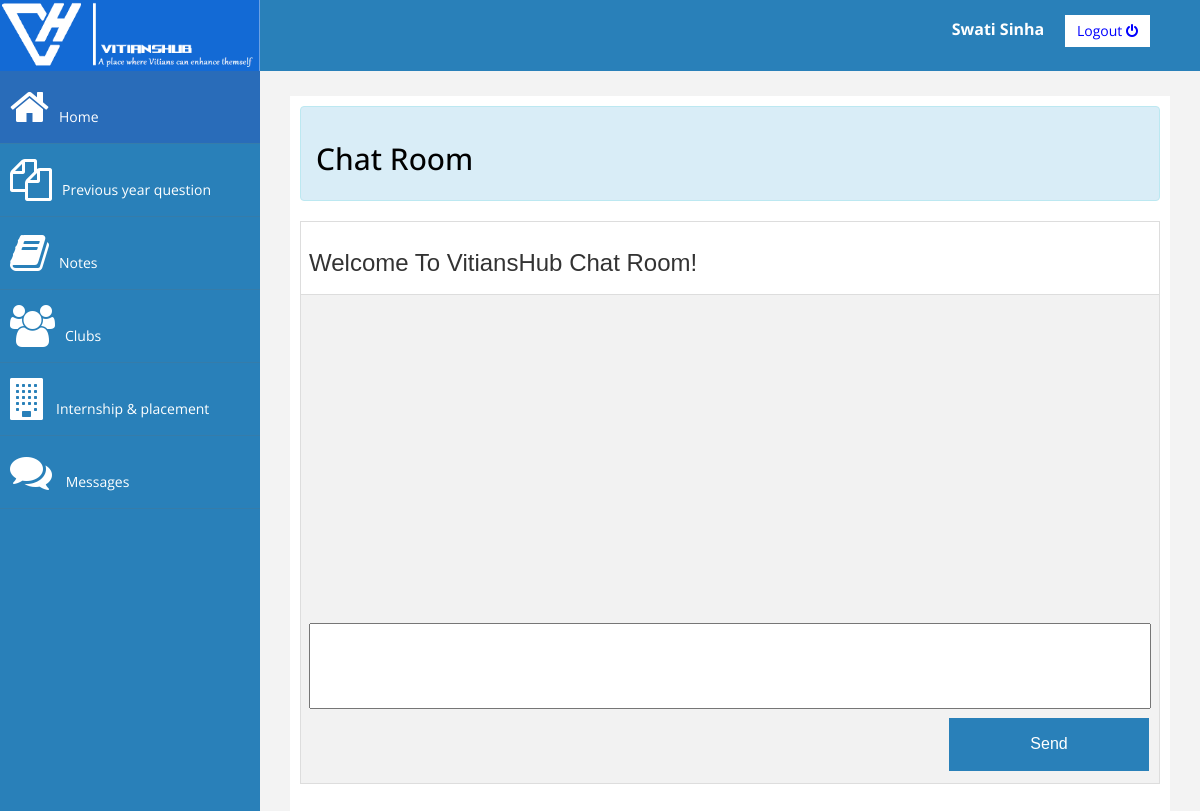
/messages.php (signed in), run on the app's committed database.
### tables this page shows
CREATE TABLE `user` (
  `userid` int(11) NOT NULL,
  `username` varchar(50) NOT NULL,
  `name` varchar(20) NOT NULL,
  `password` varchar(25) NOT NULL
);

CREATE TABLE `chat_room` (
  `chat_room_id` int(11) NOT NULL,
  `chat_room_name` varchar(255) DEFAULT NULL
);

### messages.php (the view, shortened to what this page needs)
<?php
   include('config.php');
   $uquery=mysqli_query($con,"SELECT * FROM `user` WHERE userid='".$_SESSION['userid']."'");
   $urow=mysqli_fetch_assoc($uquery);
   ?>
<!DOCTYPE html>
<html >
   <head>
      <link href="assets/css/bootstrap.css" rel="stylesheet" />
      <link rel="stylesheet" href="https://cdnjs.cloudflare.com/ajax/libs/font-awesome/4.7.0/css/font-awesome.min.css">
      <link href="assets/css/custom.css" rel="stylesheet" />
   </head>
   <body>
      <div id="wrapper">
         <img style="width: 260px;" id="logo" src="assets/image/logo2.png" alt="logo"  />
         <div style="color: white;padding: 15px 50px 5px 50px; float: right; font-size: 16px;">
            <strong><?php echo $urow['name'];?></strong> &nbsp;&nbsp;&nbsp;
            <a href="logout.php" class="btn btn-danger square-btn-adjust">Logout
            <i class="fa fa-power-off fa-1x"></i>
            </a>
         </div>
         <nav class="navbar-default navbar-side" role="navigation">
            <div class="sidebar-collapse">
               <ul class="nav" id="main-menu">
                  <li>
                     <a class="active-menu"  href="dashboard.php"><i class="fa fa-home fa-3x"></i>Home</a>
                  </li>
                  <li>
                     <a  href="questions_paper.php"><i class="fa fa-copy fa-3x"></i>Previous year question</a>
                  </li>
                  <li>
                     <a  href="notes.php"><i class="fa fa-book fa-3x"></i>Notes</a>
                  </li>
                  <li>
                     <a  href="club.php"><i class="fa fa-users fa-3x"></i>Clubs</a>
                  </li>
                  <li>
                     <a  href="placement.php"><i class="fa fa-building fa-3x"></i>Internship & placement</a>
                  </li>
                  <li  >
                     <a   href="messages.php"><i class="fa fa-comments fa-3x" ></i> Messages</a>
                  </li>
               </ul>
            </div>
         </nav>
         <div id="page-wrapper" >
            <div id="page-inner">
               <div class="alert alert-info">
                  <h2 style="color:black;">Chat Room</h2>
               </div>
               <table id="chat_room" align="center">
                  <?php
                     $query=mysqli_query($con,"select * from `chat_room`");
                     $row=mysqli_fetch_array($query);
                     ?>
                  <div>
                     <tr>
                        <td>
                           <h3><?php echo $row['chat_room_name']; ?></h3>
                        </td>
                     </tr>
                  </div>
                  <tr>
                     <td>
                        <div id="result" style="overflow-y:scroll; height:300px; width: 100%;"></div>
                        <form class="form">
                           <br/>
                           <textarea id="msg" rows="4" cols="85"></textarea>
                           <br/>
                           <button type="button" id="send_msg" class="send">Send</button>
                        </form>
                     </td>
                  </tr>
               </table>
            </div>
         </div>
      </div>
   </body>
</html>

### assets/css/custom.css (style rules this page uses)
body { font-family: 'Open Sans', sans-serif; }
#wrapper { width: 100%; background:#2980B9; }
#page-wrapper { padding: 15px 15px; min-height: 600px; background:#F3F3F3; }
#page-inner { width:100%; margin:10px 20px 10px 0px; background-color:#fff!important; padding:10px; min-height:1200px; }
h2 { color: #f00; }
.square-btn-adjust { border: 0px solid transparent; -webkit-border-radius: 0px; -moz-border-radius: 0px; border-radius: 0px; }
.active-menu { background-color:#296cb9!important; }
.sidebar-collapse , .sidebar-collapse .nav { background:none; }
.sidebar-collapse .nav { padding:0; }
.sidebar-collapse .nav > li > a { color:#fff; background:#2980B9; text-shadow:none; }
.sidebar-collapse > .nav > li > a { padding:15px 10px; }
.sidebar-collapse > .nav > li { border-bottom: 1px solid rgba(107, 108, 109, 0.19); }
.navbar-side { border:none; background-color: #2980B9; }
.navbar-default { border:0px solid black; }
.nav > li > a > i { margin-right:10px; }
@media (min-width:768px) { #page-wrapper { margin: 0 0 0 260px; padding: 15px 30px; min-height: 1200px; } }
@media (min-width:768px) { .navbar-side { z-index: 1; position: absolute; width: 260px; } }

### messages.php (style rules this page uses)
#chat_room { font-family: "Trebuchet MS", Arial, Helvetica, sans-serif; border-collapse: collapse; width: 100%; }
#chat_room td, #chat_room th { border: 1px solid #ddd; padding: 8px; }
#chat_room tr:nth-child(even) { background-color: #f2f2f2; }
.send { background-color: #2980B9; border: none; color: white; padding: 15px 32px; text-align: center; text-decoration: none; display: inline-block; font-size: 16px; margin: 4px 2px; cursor: pointer; float:right; width: 200px; }
textarea { resize: none; width: 100%; }

### data on the page
user: name "Swati Sinha"
chat_room: chat_room_name "Welcome To VitiansHub Chat Room!"
